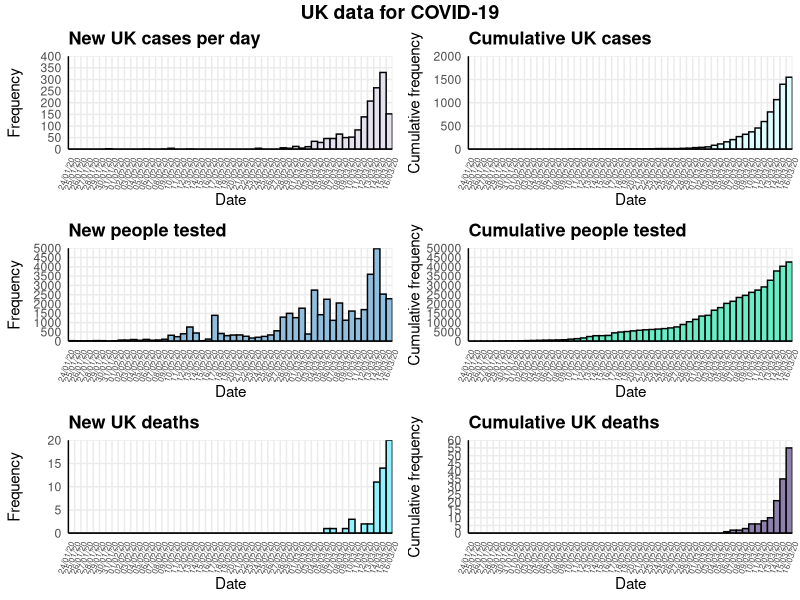
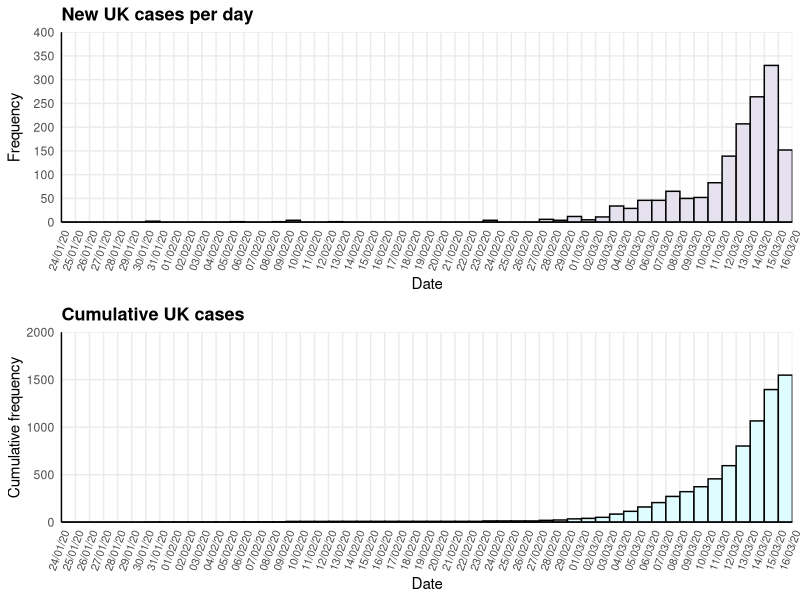
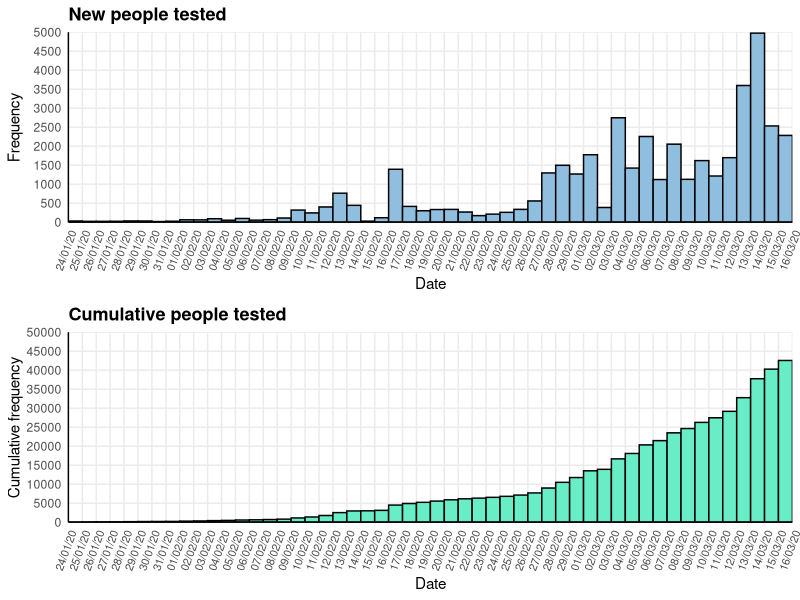
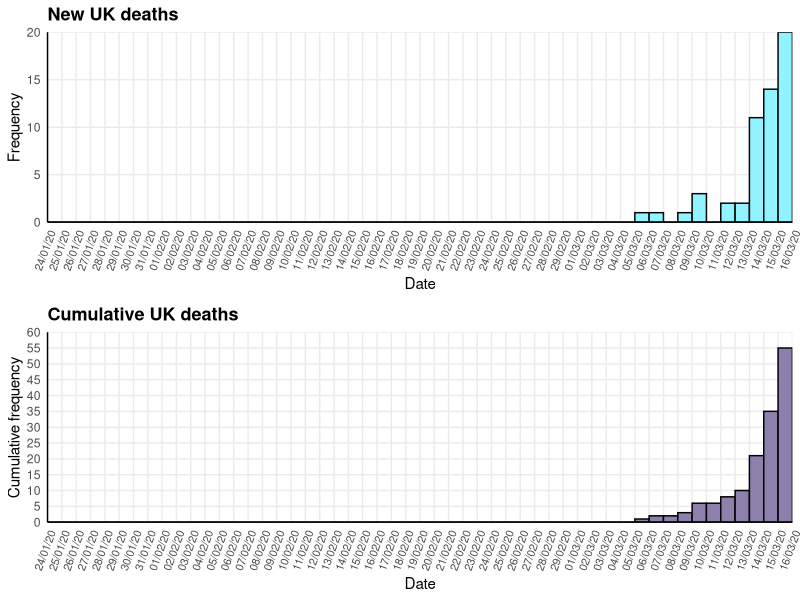

R code for these plots, in order:
## Exploration of UK COVID-19 data
## Emma Doughty (e.doughty6@gmail.com)

# Install libraries if necessary
#if(!require(ggpubr)) install.packages("ggpubr")
#if(!require(tidyverse)) install.packages("tidyverse")
#if(!require(scales)) install.packages("scales")

# Load libraries
library(readr)
library(tidyr)
library(plyr)
library(ggplot2)
library(scales)
library(ggpubr)

#Load data
COVID19_by_day <- read_csv("Data/COVID19_by_day.csv")
COVID19_by_day$Date <- as.Date(COVID19_by_day$Date, format = "%d/%m/%y")
COVID19_by_day <- COVID19_by_day[order(COVID19_by_day$Date),]

#### Generate plots ####

#### CASES per day ####
# Read in new cases per day from summarised data, format date correctly
df_NewCases <- data.frame(Date=c(COVID19_by_day$Date), ntimes=c(COVID19_by_day$NewCases))
df_NewCases <- as.data.frame(lapply(df_NewCases, rep, df_NewCases$ntimes))

# Plot number of NEW CASES per day
NewCases_Sigfig <- signif(max(COVID19_by_day$NewCases))
NewCases_Factor <- 10^(floor(log10(NewCases_Sigfig)))
NewCases_Max <- round_any(max(COVID19_by_day$NewCases), NewCases_Factor, f=ceiling)
NewCases_Breaks <- ceiling(NewCases_Factor/2)

plot_NewCases <- ggplot(data=df_NewCases, aes(x=df_NewCases$Date)) +
  geom_histogram(binwidth=1, boundary = 1, colour="black", fill= "#E5E1EE") +
  scale_x_date(labels = date_format("%d/%m/%y"), expand = c(0, 0), 
               limits = c(min(COVID19_by_day$Date)-1, max(COVID19_by_day$Date)),
               breaks = seq(min(COVID19_by_day$Date)-1, max(COVID19_by_day$Date), 1)) +
  scale_y_continuous(limits = c(0, NewCases_Max), 
                     breaks = seq(0, NewCases_Max, NewCases_Breaks),
                     expand = c(0, 0)) +
  ylab("Frequency") + xlab("Date")+
  ggtitle("New UK cases per day") +
  theme_minimal() +
  theme(plot.title = element_text(size=13, face="bold"),
        axis.line = element_line(colour = "black"),
        axis.text.x = element_text(angle = 70, hjust = 1, vjust = 1), 
        panel.grid.minor = element_blank())

# Plot CUMULATIVE CASES per day
CumCases_Sigfig <- signif(sum(COVID19_by_day$NewCases))
CumCases_Factor <- 10^(floor(log10(CumCases_Sigfig)))
CumCases_Max <- round_any(sum(COVID19_by_day$NewCases), CumCases_Factor, f=ceiling)
CumCases_Breaks <- ceiling(CumCases_Factor/2)

plot_CumCases <- ggplot(data=df_NewCases, aes(x=df_NewCases$Date)) + 
  geom_histogram(aes(y = cumsum(..count..)), binwidth=1, 
                 boundary = 1, colour="black", fill= "#DFFDFF") +
  scale_x_date(labels = date_format("%d/%m/%y"), expand = c(0, 0), 
               limits = c(min(COVID19_by_day$Date)-1, max(COVID19_by_day$Date)),
               breaks = seq(min(COVID19_by_day$Date)-1, max(COVID19_by_day$Date), 1)) +
  scale_y_continuous(limits = c(0, CumCases_Max), 
                     breaks = seq(0, CumCases_Max, CumCases_Breaks), expand = c(0, 0)) +
  ylab("Cumulative frequency") + xlab("Date") +
  ggtitle("Cumulative UK cases") +
  theme_minimal() +
  theme(plot.title = element_text(size=13, face="bold"),
        axis.line = element_line(colour = "black"),
        axis.text.x = element_text(angle = 70, hjust = 1, vjust = 1), 
        panel.grid.minor = element_blank())


#### TESTS per day ####
# Read in new tests per day from summarised data, format date correctly
df_NewTests <- data.frame(Date=c(COVID19_by_day$Date), ntimes=c(COVID19_by_day$NewTests))
df_NewTests<- as.data.frame(lapply(df_NewTests, rep, df_NewTests$ntimes))

# Plot NEW TESTS per day #
NewTests_Sigfig <- signif(max(COVID19_by_day$NewTests))
NewTests_Factor <- 10^(floor(log10(NewTests_Sigfig)))
NewTests_Max <- round_any(max(COVID19_by_day$NewTests), NewTests_Factor, f=ceiling)
NewTests_Breaks <- ceiling(NewTests_Factor/2)

plot_NewTests <- ggplot(data=df_NewTests, aes(x=df_NewTests$Date)) + 
  geom_histogram(binwidth=1, boundary = 1, colour="black", fill= "#90BEDE") +
  scale_x_date(labels = date_format("%d/%m/%y"), expand = c(0, 0), 
               limits = c(min(COVID19_by_day$Date)-1, max(COVID19_by_day$Date)),
               breaks = seq(min(COVID19_by_day$Date)-1, max(COVID19_by_day$Date), 1)) +
  scale_y_continuous(limits = c(0, NewTests_Max), 
                     breaks = seq(0, NewTests_Max, NewTests_Breaks), expand = c(0, 0)) +
  ylab("Frequency") + xlab("Date") +
  ggtitle("New people tested") +
  theme_minimal() +
  theme(plot.title = element_text(size=13, face="bold"),
        axis.line = element_line(colour = "black"),
        axis.text.x = element_text(angle = 70, hjust = 1, vjust = 1), 
        panel.grid.minor = element_blank())

# Plot CUMULATIVE TESTS per day
CumTests_Sigfig <- signif(sum(COVID19_by_day$NewTests))
CumTests_Factor <- 10^(floor(log10(CumTests_Sigfig)))
CumTests_Max <- round_any(sum(COVID19_by_day$NewTests), CumTests_Factor, f=ceiling)
CumTests_Breaks <- ceiling(CumTests_Factor/2)

plot_CumTests <- ggplot(data=df_NewTests, aes(x=df_NewTests$Date)) + 
  geom_histogram(aes(y = cumsum(..count..)), binwidth=1, 
                 boundary = 1, colour="black", fill= "#68EDC6") +
  scale_x_date(labels = date_format("%d/%m/%y"), expand = c(0, 0), 
               limits = c(min(COVID19_by_day$Date)-1, max(COVID19_by_day$Date)),
               breaks = seq(min(COVID19_by_day$Date)-1, max(COVID19_by_day$Date), 1)) +
  scale_y_continuous(limits = c(0, CumTests_Max), 
                     breaks = seq(0, CumTests_Max, CumTests_Breaks),  expand = c(0, 0)) +
  ylab("Cumulative frequency") + xlab("Date") +
  ggtitle("Cumulative people tested") +
  theme_minimal() +
  theme(plot.title = element_text(size=13, face="bold"),
        axis.line = element_line(colour = "black"),
        axis.text.x = element_text(angle = 70, hjust = 1, vjust = 1), 
        panel.grid.minor = element_blank())


#### DEATHS per day ####
# Read in DEATHS per day from summarised data, format date correctly
df_NewDeaths <- data.frame(Date=c(COVID19_by_day$Date), ntimes=c(COVID19_by_day$NewDeaths))
df_NewDeaths <- as.data.frame(lapply(df_NewDeaths, rep, df_NewDeaths$ntimes))

# Plot NEW DEATHS per day #
NewDeaths_Sigfig <- signif(max(COVID19_by_day$NewDeaths))
NewDeaths_Factor <- 10^(floor(log10(NewDeaths_Sigfig)))
NewDeaths_Max <- round_any(max(COVID19_by_day$NewDeaths), NewDeaths_Factor, f=ceiling)
NewDeaths_Breaks <- ceiling(NewDeaths_Factor/2)

plot_NewDeaths <- ggplot(data=df_NewDeaths, aes(x=df_NewDeaths$Date)) + 
  geom_histogram(binwidth=1, boundary = 1, colour="black", fill= "#90F3FF") +
  scale_x_date(labels = date_format("%d/%m/%y"), expand = c(0, 0), 
               limits = c(min(COVID19_by_day$Date)-1, max(COVID19_by_day$Date)),
               breaks = seq(min(COVID19_by_day$Date)-1, max(COVID19_by_day$Date), 1)) +
  scale_y_continuous(limits = c(0, NewDeaths_Max), 
                     breaks = seq(0, NewDeaths_Max, NewDeaths_Breaks), expand = c(0, 0)) +
  ylab("Frequency") + xlab("Date") +
  ggtitle("New UK deaths") +
  theme_minimal() +
  theme(plot.title = element_text(size=13, face="bold"),
        axis.line = element_line(colour = "black"),
        axis.text.x = element_text(angle = 70, hjust = 1, vjust = 1), 
        panel.grid.minor = element_blank())

# Plot CUMULATIVE DEATHS per day
CumDeaths_Sigfig <- signif(sum(COVID19_by_day$NewDeaths))
CumDeaths_Factor <- 10^(floor(log10(CumDeaths_Sigfig)))
CumDeaths_Max <- round_any(sum(COVID19_by_day$NewDeaths), CumDeaths_Factor, f=ceiling)
CumDeaths_Breaks <- ceiling(CumDeaths_Factor/2)

plot_CumDeaths <- ggplot(data=df_NewDeaths, aes(x=df_NewDeaths$Date)) + 
  geom_histogram(aes(y = cumsum(..count..)), binwidth=1, boundary = 1, 
                 colour="black", fill= "#8D80AD") +
  scale_x_date(labels = date_format("%d/%m/%y"), expand = c(0, 0), 
               limits = c(min(COVID19_by_day$Date)-1, max(COVID19_by_day$Date)),
               breaks = seq(min(COVID19_by_day$Date)-1, max(COVID19_by_day$Date), 1)) +
  scale_y_continuous(limits = c(0,CumDeaths_Max), 
                     breaks = seq(0, CumDeaths_Max, CumDeaths_Breaks), expand = c(0, 0)) +
  ylab("Cumulative frequency") + xlab("Date") +
  ggtitle("Cumulative UK deaths") +
  theme_minimal() +
  theme(plot.title = element_text(size=13, face="bold"),
        axis.line = element_line(colour = "black"),
        axis.text.x = element_text(angle = 70, hjust = 1, vjust = 1), 
        panel.grid.minor = element_blank())


#### Generate plots ####
# Cases, tests and deaths summary figure
Sum_figure <- ggarrange(plot_NewCases + font("x.text", size = 6), 
                    plot_CumCases + font("x.text", size = 6), 
                    plot_NewTests + font("x.text", size = 6), 
                    plot_CumTests + font("x.text", size = 6), 
                    plot_NewDeaths + font("x.text", size = 6), 
                    plot_CumDeaths + font("x.text", size = 6),
          ncol = 2, nrow = 3, align = "hv")

Sum_figure <- annotate_figure(Sum_figure,
                top = text_grob("UK data for COVID-19", face = "bold", size = 14))

ggsave("Summary_plot.png", height = 8.27, width = 11.69)


# Cases per day figure
Cases_figure <- ggarrange(plot_NewCases + font("x.text", size = 8), 
                          plot_CumCases + font("x.text", size = 8), 
                          ncol = 1, nrow = 2, align = "hv")

ggsave("Cases_plot.png", height = 8.27, width = 11.69)


# Tests per day figure
Tests_figure <- ggarrange(plot_NewTests + font("x.text", size = 8), 
                          plot_CumTests + font("x.text", size = 8), 
                          ncol = 1, nrow = 2, align = "hv")

ggsave("Tests_plot.png", height = 8.27, width = 11.69)


# Deaths per day figure
Deaths_figure <- ggarrange(plot_NewDeaths + font("x.text", size = 8), 
                           plot_CumDeaths + font("x.text", size = 8), 
                           ncol = 1, nrow = 2, align = "hv")

ggsave("Deaths_plot.png", height = 8.27, width = 11.69)



